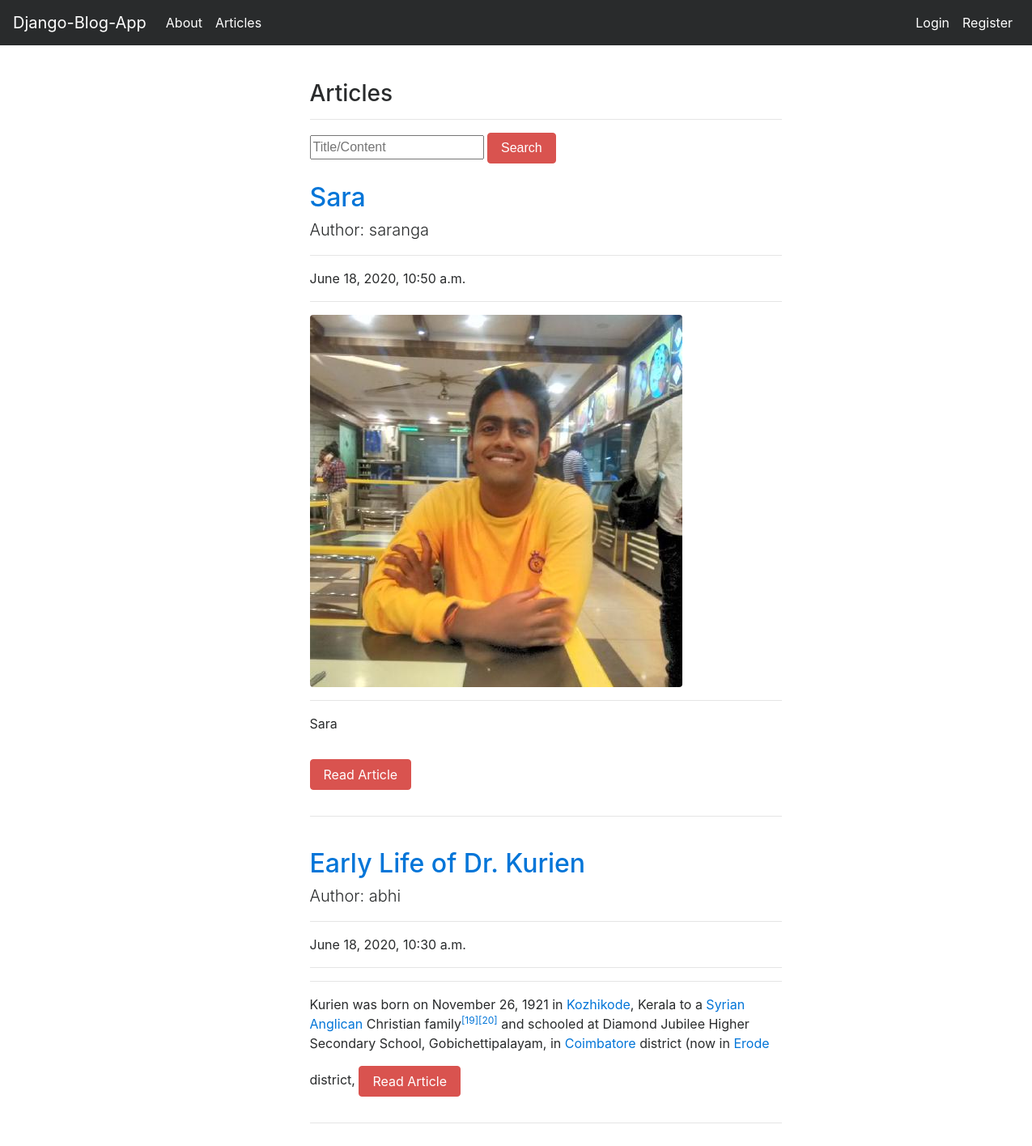
The app's page /articles/ with its own data.
### article/models.py (models this page shows, shortened)
class Article(models.Model):
    author = models.ForeignKey("auth.User",on_delete = models.CASCADE,verbose_name = "User")
    title = models.CharField(max_length = 50,verbose_name = "Title")
    content = RichTextField()
    created_date = models.DateTimeField(auto_now_add=True,verbose_name="Created On")
    article_image = models.FileField(blank = True,null = True,verbose_name="Image")
    slug = models.SlugField(unique=True, max_length=100)
    class Meta:
        ordering = ['-created_date']

### article/views.py (the view)
# urls.py: path('',views.articles,name = "articles"),
def articles(request):
    keyword = request.GET.get("keyword")
    if keyword:
        articles = Article.objects.filter(title__contains = keyword)
        return render(request,"articles.html",{"articles":articles})
    articles = Article.objects.all()
    return render(request,"articles.html",{"articles":articles})

### templates/articles.html (shortened to what this page needs)
{% extends "layout.html" %}
{% block body %}
<div class ="row">
        <div class="col-md-10 offset-md-3">
            <div class="col-lg-8">
                <h3>Articles</h3>
                <hr>
                </div>
        </div>
</div>
<div class ="row">
    <div class="col-md-10 offset-md-3">
        <div class="col-lg-8">
            <form>
                <input type="text" name = "keyword" class="input-sm" maxlength="64" placeholder="Title/Content">
              <button type="submit" class="btn btn-danger">Search</button>
            </form>
      </div>
    </div>
</div>
{% if articles %}
{% for article in articles %}
<div class="row">
    <div class="col-md-10 offset-md-3">
    <div class="col-lg-8">
      <a href="{% url 'article:detail' article.slug %}"><h2 class="mt-4">{{article.title}}</h2></a>
      <p class="lead">
        Author: {{article.author.username}}
      </p>
      <hr>
      <p>{{article.created_date}}</p>
      <hr>
      {% if article.article_image %}
      <a href="{% url 'article:detail' article.slug %}"><img class="img-fluid rounded" src="{{article.article_image.url}}" alt=""></a>
      {% endif %}
      <hr>
      <p class="lead">
          {{article.content|safe|truncatewords:50}}
      </p>
      <a href="{% url 'article:detail' article.slug %}" class ="btn btn-danger my-3">Read Article</a>
      <hr>
        </div>
      </div>
      </div>
{% endfor %}
{% endif %}
{% endblock body %}

### templates/layout.html (shortened to what this page needs)
<!DOCTYPE html>
{% load static %}
<html lang="en">
<head>
    <link rel="stylesheet" href="{% static 'css/bootstrap.min.css' %}">
</head>
<body>
        {% include "includes/navbar.html" %}
        <div style = "margin-top : 100px; margin-bottom:100px;" class = "container">
            {% block body %}
            {% endblock body %}
        </div>
    </body>
</html>

### templates/includes/navbar.html (shortened to what this page needs)
<nav class="navbar navbar-toggleable-md navbar-inverse fixed-top bg-inverse">
        <a class="navbar-brand" href="{% url 'index'  %}">Django-Blog-App</a>
        <div class="collapse navbar-collapse" id="navbarCollapse">
          <ul class="navbar-nav mr-auto">
            <li class="nav-item active">
              <a class="nav-link" href="{% url 'about'  %}">About</a>
            </li>
            <li class="nav-item active">
                <a class="nav-link" href="{% url 'article:articles'  %}">Articles</a>
            </li>
          </ul>
          <ul class="navbar-nav ml-auto">
          {% if request.user.is_authenticated %}
          <li class="nav-item active">
            <a class="nav-link" href="{% url 'article:dashboard'  %}">Dashboard</a>
          </li>
          <li class="nav-item active">
            <a class="nav-link" href="{% url 'user:logout'  %}">Logout</a>
          </li>
          {% else %}
          <li class="nav-item active">
            <a class="nav-link" href="{% url 'user:login'  %}">Login</a>
          </li>
          {% endif %}
          <li class="nav-item active">
            <a class="nav-link" href="{% url 'user:register'  %}">Register</a>
          </li>
          </ul>
        </div>
</nav>

### records on screen
Article: title "Sara", author.username "saranga", created_date "June 18, 2020, 10:50 a.m.", article_image (picture), content "Sara"
Article: title "Early Life of Dr. Kurien", author.username "abhi", created_date "June 18, 2020, 10:30 a.m.", content "Kurien was born on November 26, 1921 in Kozhikode , Kerala to a Syrian Anglican Christian family [19] [20] and schooled at Diamond Jubilee Higher Secondary School, Gobichettipalayam, in Coimbatore district (now in Erode district,"
